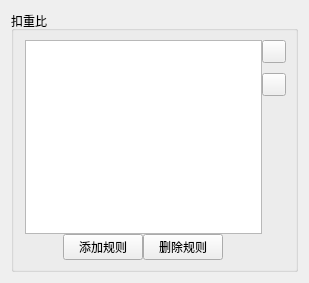
<?xml version="1.0" encoding="UTF-8"?>
<ui version="4.0">
 <class>FrmValuationList</class>
 <widget class="QWidget" name="FrmValuationList">
  <property name="geometry">
   <rect>
    <x>0</x>
    <y>0</y>
    <width>309</width>
    <height>283</height>
   </rect>
  </property>
  <property name="windowTitle">
   <string>Form</string>
  </property>
  <layout class="QGridLayout" name="gridLayout">
   <item row="0" column="0">
    <widget class="QGroupBox" name="groupBox">
     <property name="title">
      <string>扣重比</string>
     </property>
     <layout class="QHBoxLayout" name="horizontalLayout">
      <property name="spacing">
       <number>0</number>
      </property>
      <property name="leftMargin">
       <number>11</number>
      </property>
      <item>
       <layout class="QVBoxLayout" name="verticalLayout_2">
        <item>
         <widget class="QListWidget" name="listWidget"/>
        </item>
        <item>
         <layout class="QHBoxLayout" name="horizontalLayout_4">
          <item>
           <spacer name="horizontalSpacer">
            <property name="orientation">
             <enum>Qt::Horizontal</enum>
            </property>
            <property name="sizeHint" stdset="0">
             <size>
              <width>40</width>
              <height>20</height>
             </size>
            </property>
           </spacer>
          </item>
          <item>
           <widget class="QPushButton" name="btnAddRule">
            <property name="text">
             <string>添加规则</string>
            </property>
           </widget>
          </item>
          <item>
           <widget class="QPushButton" name="btnDelRule">
            <property name="text">
             <string>删除规则</string>
            </property>
           </widget>
          </item>
          <item>
           <spacer name="horizontalSpacer_2">
            <property name="orientation">
             <enum>Qt::Horizontal</enum>
            </property>
            <property name="sizeHint" stdset="0">
             <size>
              <width>40</width>
              <height>20</height>
             </size>
            </property>
           </spacer>
          </item>
         </layout>
        </item>
       </layout>
      </item>
      <item>
       <layout class="QVBoxLayout" name="verticalLayout">
        <property name="spacing">
         <number>10</number>
        </property>
        <item>
         <widget class="QToolButton" name="btnUp">
          <property name="text">
           <string/>
          </property>
          <property name="icon">
           <iconset resource="../../main.qrc">
            <normaloff>:/image/向上.png</normaloff>:/image/向上.png</iconset>
          </property>
         </widget>
        </item>
        <item>
         <widget class="QToolButton" name="btnDown">
          <property name="text">
           <string/>
          </property>
          <property name="icon">
           <iconset resource="../../main.qrc">
            <normaloff>:/image/向下备份.png</normaloff>:/image/向下备份.png</iconset>
          </property>
         </widget>
        </item>
        <item>
         <spacer name="verticalSpacer_2">
          <property name="orientation">
           <enum>Qt::Vertical</enum>
          </property>
          <property name="sizeHint" stdset="0">
           <size>
            <width>20</width>
            <height>40</height>
           </size>
          </property>
         </spacer>
        </item>
       </layout>
      </item>
     </layout>
    </widget>
   </item>
  </layout>
 </widget>
 <resources>
  <include location="../../main.qrc"/>
 </resources>
 <connections/>
</ui>
